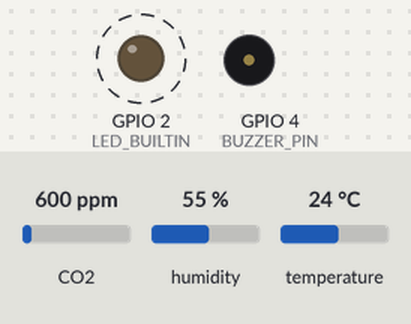
Simulated run of this sketch. Board: ESP8266 (NodeMCU). On the bench: output pins drawn as LEDs (lit = HIGH, except the on-board LED, lit = LOW), buzzer (waves = sounding, pin HIGH). Dashed ring = blinking. The test bench sets the inputs (shaded band); at power-on: CO2 600 ppm, humidity 55 %, temperature 24 °C. WiFi joins after 1.5 s; servers stay silent unless stated; what the sketch prints to the serial monitor is not drawn.

Above: at 3.12 s.
Timing chart, 0 to 6.0 s (numbered marks = the images above):
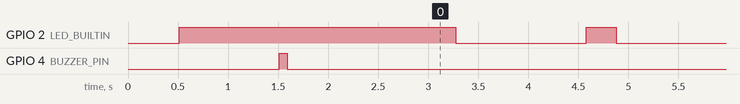

Measured:
- by itself, GPIO 2 (LED_BUILTIN): alternates HIGH for 0.30 s and LOW for 1.3 s

The sketch:

airquality.ino
```cpp
/*
 Created by: Roy Cuadra
 Date: 12/02/2023
*/

#define BLYNK_TEMPLATE_ID "TMPL6W6xPxCgO"
#define BLYNK_TEMPLATE_NAME "Sample"
#define BLYNK_AUTH_TOKEN "EyCwbe3g5W0Urap7UzxxEUtR3HL0xYS3"

#include <ESP8266WiFi.h>
#include <Wire.h>
#include "MQ135.h"
#include <BlynkSimpleEsp8266.h>
#include <DHT.h>
#include <Arduino.h>

#define LENG 31
unsigned char buf[LENG];

float air_quality_ppm = 0;
int air_quality_aqi = 0;

const char *ssid = "freewifi"; // YOUR WIFI NAME HERE PLEASE DONT PUT ANY SPACE
const char *password = "qwerty123"; // YOUR WIFI PASSWORD HERE PLEASE DONT PUT ANY SPACE


#define BUZZER_PIN 4  // Pin where the Buzzer is connected

#define DHTPIN 5       // Pin where the DHT11 is connected
#define DHTTYPE DHT11   // Type of DHT sensor

DHT dht(DHTPIN, DHTTYPE);
MQ135 gasSensor(A0);  // Move the initialization outside the loop

void setup()
{
  Serial.begin(9600);
  delay(10);
  Serial.println();
  Serial.print("Connecting to ");
  Serial.println(ssid);
  WiFi.begin(ssid, password);
  pinMode(BUZZER_PIN, OUTPUT);
  pinMode(LED_BUILTIN, OUTPUT);

  while (WiFi.status() != WL_CONNECTED)
  {
    delay(500);

    Serial.print(".");
    digitalWrite(LED_BUILTIN, HIGH);

  }
  Serial.println("");
  Serial.println("WiFi connected");
  digitalWrite(BUZZER_PIN, HIGH);
  delay(80);
  digitalWrite(BUZZER_PIN, LOW);
  delay(80);


  // Initialize Blynk with your Auth Token
  Blynk.begin(BLYNK_AUTH_TOKEN, ssid, password);
  Serial.println("BLYNK CONNECTED");

  // Printing the ESP IP address
  Serial.println(WiFi.localIP());

  // Start the DHT sensor
  dht.begin();

  delay(1000); // Allow some time for the MQ135 sensor to stabilize
}


void loop()
{

   // Turn the LED on
  digitalWrite(LED_BUILTIN, HIGH);
  delay(300);  // Wait for 1 second

  // Turn the LED off
  digitalWrite(LED_BUILTIN, LOW);
  delay(300);  // Wait for 1 second

  if (Serial.find(0x42))
  {
    Serial.readBytes(buf, LENG);

    if (buf[0] == 0x4d);
    {
      if (checkValue(buf, LENG))
      {

      }
    }
  }

  air_quality_ppm = gasSensor.getPPM();


 // Map PPM to estimated AQI (example linear mapping)
  air_quality_aqi = map(air_quality_ppm, 0, 30000, 0, 500);
  Serial.println("Air Quality Index:");
  Serial.println(air_quality_aqi);


  if (air_quality_aqi <= 150)
  {
    Serial.println("Good Air Quality");

    // Turn off the buzzer for good air quality
    digitalWrite(BUZZER_PIN, LOW);
  }
  else if (air_quality_aqi <= 200)
  {
    Serial.println("Bad Air Quality");
    Blynk.logEvent("bad_air");

    // Make the buzzer pulse for bad air quality
    for (int i = 0; i < 5; i++)
    {
      digitalWrite(BUZZER_PIN, HIGH);
      delay(100);
      digitalWrite(BUZZER_PIN, LOW);
      delay(100);
    }
  }
  else
  {
    Serial.println("Extremely Bad Air Quality");
    Blynk.logEvent("bad_airs");

    // Make the buzzer pulse more intensely for extremely bad air quality
    for (int i = 0; i < 10; i++)
    {
      digitalWrite(BUZZER_PIN, HIGH);
      delay(50);
      digitalWrite(BUZZER_PIN, LOW);
      delay(50);
    }
  }


  static unsigned long OledTimer = millis();
  if (millis() - OledTimer >= 1000)
  {
    OledTimer = millis();


    // Read temperature and humidity from DHT sensor
    float temperature = dht.readTemperature();
     Serial.println("Temperature:");
     Serial.println(temperature);
    float humidity = dht.readHumidity();
     Serial.println("Humidity:");
     Serial.println(humidity);

    // Send DHT data to Blynk
    Blynk.virtualWrite(V4, air_quality_aqi);
    Blynk.virtualWrite(V5, temperature); // Temperature value
    Blynk.virtualWrite(V6, humidity);    // Humidity value
  }

  memset(buf, 0, LENG);  // Clear the buffer

  Blynk.run();
}

char checkValue(unsigned char *thebuf, char leng)
{
  char receiveflag = 0;
  int receiveSum = 0;

  for (int i = 0; i < (leng - 2); i++)
  {
    receiveSum = receiveSum + thebuf[i];
  }
  receiveSum = receiveSum + 0x42;

  if (receiveSum == ((thebuf[leng - 2] << 8) + thebuf[leng - 1]))
  {
    receiveSum = 0;
    receiveflag = 1;
  }
  return receiveflag;
}

int transmitPM01(unsigned char *thebuf)
{
  return ((thebuf[3] << 8) + thebuf[4]);
}

int transmitPM2_5(unsigned char *thebuf)
{
  return ((thebuf[5] << 8) + thebuf[6]);
}

int transmitPM10(unsigned char *thebuf)
{
  return ((thebuf[7] << 8) + thebuf[8]);
}
```
